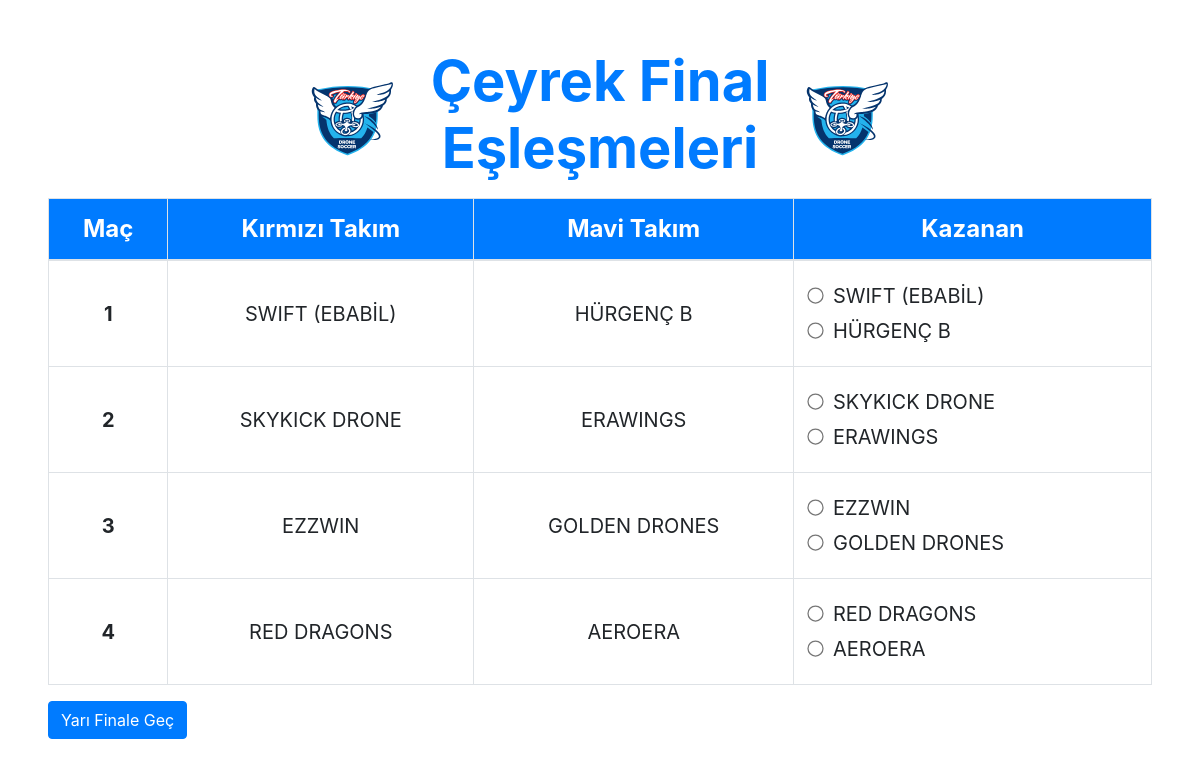
Page /eslestirme.php (signed in) on the committed database.
### tables this page shows
CREATE TABLE `takimlar` (
  `id` int(11) NOT NULL,
  `takim_adi` text NOT NULL,
  `takim_grup` int(11) NOT NULL DEFAULT 0,
  `kullanici_id` int(11) NOT NULL
);

### eslestirme.php (the view, shortened to what this page needs)
<?php
    include 'db.php';
    $current_user_id = $_SESSION['user_id'];
    function renderTitle($title) {
        echo "
            <div class='row mb-2'>
                <div class='col-4 d-flex justify-content-end align-items-center'>
                    <img src='logo.svg' alt='Drone Soccer' class='w-25'>
                </div>
                <div class='col-4 mx-0 px-0 d-flex justify-content-center align-items-center'>
                    <h3 class='text-center text-primary display-4 font-weight-bold'>{$title}</h3>
                </div>
                <div class='col-4 d-flex justify-content-start align-items-center'>
                    <img src='logo.svg' alt='Drone Soccer' class='w-25'>
                </div>
            </div>
        ";
    }
?>
<!DOCTYPE html>
<html lang="tr">
<head>
    <link rel="stylesheet" href="css/bootstrap.min.css">
</head>
<body class="mx-5 mt-5">
    <?php
        $gruplar = $db->prepare("SELECT * FROM gruplar WHERE kullanici_id = ? ORDER BY grup_adi");
        $gruplar->execute([$current_user_id]);
        $gruplar = $gruplar->fetchAll();
        $takimlar = [];
        foreach ($gruplar as $grup) {
            $grup_siralama = $db->prepare("
                SELECT
                    t.id AS takim_id,
                    t.takim_adi,
                    COUNT(CASE WHEN s.takim1_id = t.id OR s.takim2_id = t.id THEN 1 END) AS oynadigi_toplam_mac_sayisi,
                    SUM(CASE
                        WHEN s.takim1_id = t.id THEN s.takim1_puan
                        WHEN s.takim2_id = t.id THEN s.takim2_puan
                        ELSE 0 END
                    ) AS topladigi_puan,
                    SUM(CASE
                        WHEN s.takim1_id = t.id THEN s.takim1_gol
                        WHEN s.takim2_id = t.id THEN s.takim2_gol
                        ELSE 0 END
                    ) AS attigi_toplam_gol,
                    SUM(CASE
                        WHEN s.takim1_id = t.id THEN s.takim2_gol
                        WHEN s.takim2_id = t.id THEN s.takim1_gol
                        ELSE 0 END
                    ) AS yedigi_toplam_gol,
                    SUM(CASE
                        WHEN s.takim1_id = t.id THEN s.takim1_pen
                        WHEN s.takim2_id = t.id THEN s.takim2_pen
                        ELSE 0 END
                    ) AS kazandigi_penaltilar,
                    (
                        SUM(CASE
                            WHEN s.takim1_id = t.id THEN s.takim1_gol
                            WHEN s.takim2_id = t.id THEN s.takim2_gol
                            ELSE 0 END
                        ) -
                        SUM(CASE
                            WHEN s.takim1_id = t.id THEN s.takim2_gol
                            WHEN s.takim2_id = t.id THEN s.takim1_gol
                            ELSE 0 END
                        )
                    ) AS average
                FROM takimlar t
                LEFT JOIN scoreboard s
                    ON (s.takim1_id = t.id OR s.takim2_id = t.id)
                    AND s.asama = 'Ön Eleme'
                    AND s.kullanici_id = ?
                WHERE t.takim_grup = ? AND t.kullanici_id = ?
                GROUP BY t.id, t.takim_adi
                ORDER BY topladigi_puan DESC, average DESC, attigi_toplam_gol DESC
            ");
            $grup_siralama->execute([$current_user_id, $grup['id'], $current_user_id]);
            $grup_siralama = $grup_siralama->fetchAll();
            $takimlar[] = $grup_siralama;
        }
        if (count($takimlar) >= 2 && count($takimlar[0]) >= 4 && count($takimlar[1]) >= 4) {
            $cf_matches = [
                ['red' => $takimlar[0][0], 'blue' => $takimlar[1][3]],
                ['red' => $takimlar[0][1], 'blue' => $takimlar[1][2]],
                ['red' => $takimlar[0][2], 'blue' => $takimlar[1][1]],
                ['red' => $takimlar[0][3], 'blue' => $takimlar[1][0]],
            ];
        } else {
            echo '<div class="alert alert-warning">Çeyrek final için yeterli takım bulunamadı. Her grupta en az 4 takım olmalı.</div>';
            $cf_matches = [];
        }
        if (!empty($cf_matches) && !isset($_POST['advance_to_semi_final']) && !isset($_POST['advance_to_final']) && !isset($_POST['show_final_winner'])) {
            renderTitle("Çeyrek Final Eşleşmeleri");
            echo "<form method='post' action=''>";
            echo "<table class='table table-bordered match-table'>
                    <thead>
                        <tr>
                            <th>Maç</th>
                            <th>Kırmızı Takım</th>
                            <th>Mavi Takım</th>
                            <th>Kazanan</th>
                        </tr>
                    </thead>
                    <tbody>";
            $i = 1;
            foreach ($cf_matches as $match) {
                $red_team = $match['red']['takim_adi'];
                $blue_team = $match['blue']['takim_adi'];
                echo "<tr>
                        <td class='font-weight-bold'>$i</td>
                        <td>{$red_team}</td>
                        <td>{$blue_team}</td>
                        <td>
                            <div class='form-check winner-radio'>
                                <input class='form-check-input' type='radio' name='winner$i' value='{$red_team}' id='winner{$i}_red'>
                                <label class='form-check-label' for='winner{$i}_red'>
                                    {$red_team}
                                </label>
                            </div>
                            <div class='form-check winner-radio'>
                                <input class='form-check-input' type='radio' name='winner$i' value='{$blue_team}' id='winner{$i}_blue'>
                                <label class='form-check-label' for='winner{$i}_blue'>
                                    {$blue_team}
                                </label>
                            </div>
                        </td>
                    </tr>";
                $i++;
            }
            echo "</tbody></table>";
            echo "
                <div class='btn-group mb-2 mt-0'>
                    <button type='submit' class='btn btn-primary' name='advance_to_semi_final'>Yarı Finale Geç</button>
                </div>
            ";
            echo "</form>";
        }
    ?>
</body>
</html>

### eslestirme.php (style rules this page uses)
.match-table th, .match-table td { text-align: center; vertical-align: middle; }
.match-table td { padding: 15px; font-size: 1.25rem; }
.match-table td:nth-child(4) { text-align: left; }
.match-table th { background-color: #007bff; color: white; font-size: 1.5rem; }
.winner-radio { display: block; margin: 5px 0; }
.winner-radio input { scale: 1.25; position: relative; top: -1px; margin-right: 5px; }
.btn-group { margin-top: 20px; }

### rows in the picture
takimlar: takim_adi "SWIFT (EBABİL)"
takimlar: takim_adi "HÜRGENÇ B"
takimlar: takim_adi "SKYKICK DRONE"
takimlar: takim_adi "ERAWINGS"
takimlar: takim_adi "EZZWIN"
takimlar: takim_adi "GOLDEN DRONES"
takimlar: takim_adi "RED DRAGONS"
takimlar: takim_adi "AEROERA"

### other values in the picture
$title "Çeyrek Final Eşleşmeleri"
